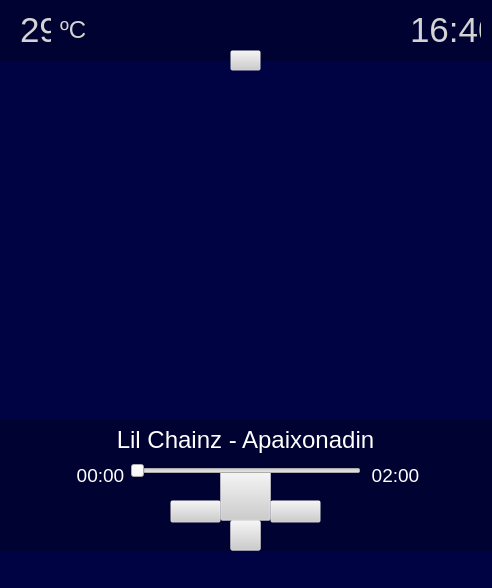
<?xml version="1.0" encoding="UTF-8"?>
<ui version="4.0">
 <class>MainWindow</class>
 <widget class="QMainWindow" name="MainWindow">
  <property name="geometry">
   <rect>
    <x>0</x>
    <y>0</y>
    <width>492</width>
    <height>588</height>
   </rect>
  </property>
  <property name="minimumSize">
   <size>
    <width>492</width>
    <height>588</height>
   </size>
  </property>
  <property name="maximumSize">
   <size>
    <width>492</width>
    <height>588</height>
   </size>
  </property>
  <property name="windowTitle">
   <string>MainWindow</string>
  </property>
  <property name="styleSheet">
   <string notr="true"/>
  </property>
  <widget class="QWidget" name="centralwidget">
   <widget class="QLabel" name="fundo">
    <property name="geometry">
     <rect>
      <x>-10</x>
      <y>0</y>
      <width>510</width>
      <height>621</height>
     </rect>
    </property>
    <property name="maximumSize">
     <size>
      <width>510</width>
      <height>670</height>
     </size>
    </property>
    <property name="styleSheet">
     <string notr="true">background-color: rgb(0, 3, 67);
image: url(:/img/capa_00000.png);</string>
    </property>
    <property name="text">
     <string/>
    </property>
   </widget>
   <widget class="QLabel" name="MusicPlayer">
    <property name="geometry">
     <rect>
      <x>80</x>
      <y>-80</y>
      <width>321</width>
      <height>221</height>
     </rect>
    </property>
    <property name="styleSheet">
     <string notr="true">image: url(:/img/MusicPlayer_00000.png);</string>
    </property>
    <property name="text">
     <string/>
    </property>
   </widget>
   <widget class="QLabel" name="Fundodebaixo">
    <property name="geometry">
     <rect>
      <x>-80</x>
      <y>420</y>
      <width>831</width>
      <height>131</height>
     </rect>
    </property>
    <property name="styleSheet">
     <string notr="true">background-color: rgba(0, 1, 30, 120);</string>
    </property>
    <property name="text">
     <string/>
    </property>
   </widget>
   <widget class="QLabel" name="temperatura">
    <property name="geometry">
     <rect>
      <x>20</x>
      <y>10</y>
      <width>31</width>
      <height>41</height>
     </rect>
    </property>
    <property name="styleSheet">
     <string notr="true">font: 20px &quot;Satisfy&quot;;
color: rgb(212, 212, 212);</string>
    </property>
    <property name="text">
     <string>&lt;html&gt;&lt;head/&gt;&lt;body&gt;&lt;p&gt;&lt;span style=&quot; font-size:26pt;&quot;&gt;29&lt;/span&gt;&lt;/p&gt;&lt;/body&gt;&lt;/html&gt;</string>
    </property>
   </widget>
   <widget class="QLabel" name="celsius">
    <property name="geometry">
     <rect>
      <x>60</x>
      <y>10</y>
      <width>31</width>
      <height>41</height>
     </rect>
    </property>
    <property name="styleSheet">
     <string notr="true">font: 20px &quot;Satisfy&quot;;
color: rgb(212, 212, 212);</string>
    </property>
    <property name="text">
     <string>&lt;html&gt;&lt;head/&gt;&lt;body&gt;&lt;p&gt;&lt;span style=&quot; font-size:18pt;&quot;&gt;ºC&lt;/span&gt;&lt;/p&gt;&lt;/body&gt;&lt;/html&gt;</string>
    </property>
   </widget>
   <widget class="QLabel" name="horario">
    <property name="geometry">
     <rect>
      <x>410</x>
      <y>10</y>
      <width>71</width>
      <height>41</height>
     </rect>
    </property>
    <property name="styleSheet">
     <string notr="true">font: 20px &quot;Satisfy&quot;;
color: rgb(212, 212, 212);</string>
    </property>
    <property name="text">
     <string>&lt;html&gt;&lt;head/&gt;&lt;body&gt;&lt;p&gt;&lt;span style=&quot; font-size:26pt;&quot;&gt;16:40&lt;/span&gt;&lt;/p&gt;&lt;/body&gt;&lt;/html&gt;</string>
    </property>
   </widget>
   <widget class="QLabel" name="image_central">
    <property name="geometry">
     <rect>
      <x>70</x>
      <y>130</y>
      <width>371</width>
      <height>311</height>
     </rect>
    </property>
    <property name="styleSheet">
     <string notr="true">image: url(:/img/music_00000.png);</string>
    </property>
    <property name="text">
     <string/>
    </property>
   </widget>
   <widget class="QLabel" name="music_name">
    <property name="geometry">
     <rect>
      <x>0</x>
      <y>420</y>
      <width>491</width>
      <height>41</height>
     </rect>
    </property>
    <property name="layoutDirection">
     <enum>Qt::LeftToRight</enum>
    </property>
    <property name="styleSheet">
     <string notr="true">font: 20px &quot;Satisfy&quot;;
selection-color: rgb(0, 0, 0);
color: rgb(255, 255, 255);</string>
    </property>
    <property name="text">
     <string>&lt;html&gt;&lt;head/&gt;&lt;body&gt;&lt;p align=&quot;center&quot;&gt;&lt;span style=&quot; font-size:18pt;&quot;&gt;Lil Chainz - Apaixonadin&lt;/span&gt;&lt;/p&gt;&lt;/body&gt;&lt;/html&gt;</string>
    </property>
   </widget>
   <widget class="QLabel" name="FundoTop">
    <property name="geometry">
     <rect>
      <x>-90</x>
      <y>0</y>
      <width>831</width>
      <height>61</height>
     </rect>
    </property>
    <property name="styleSheet">
     <string notr="true">background-color: rgba(0, 1, 30, 120);</string>
    </property>
    <property name="text">
     <string/>
    </property>
   </widget>
   <widget class="QSlider" name="barratempo">
    <property name="geometry">
     <rect>
      <x>130</x>
      <y>460</y>
      <width>231</width>
      <height>22</height>
     </rect>
    </property>
    <property name="orientation">
     <enum>Qt::Horizontal</enum>
    </property>
   </widget>
   <widget class="QLabel" name="music_inicial">
    <property name="geometry">
     <rect>
      <x>70</x>
      <y>460</y>
      <width>61</width>
      <height>31</height>
     </rect>
    </property>
    <property name="layoutDirection">
     <enum>Qt::LeftToRight</enum>
    </property>
    <property name="styleSheet">
     <string notr="true">font: 20px &quot;Satisfy&quot;;
selection-color: rgb(0, 0, 0);
color: rgb(255, 255, 255);</string>
    </property>
    <property name="text">
     <string>&lt;html&gt;&lt;head/&gt;&lt;body&gt;&lt;p align=&quot;center&quot;&gt;&lt;span style=&quot; font-size:14pt;&quot;&gt;00:00&lt;/span&gt;&lt;/p&gt;&lt;/body&gt;&lt;/html&gt;</string>
    </property>
   </widget>
   <widget class="QLabel" name="music_final">
    <property name="geometry">
     <rect>
      <x>360</x>
      <y>460</y>
      <width>71</width>
      <height>31</height>
     </rect>
    </property>
    <property name="layoutDirection">
     <enum>Qt::LeftToRight</enum>
    </property>
    <property name="styleSheet">
     <string notr="true">font: 20px &quot;Satisfy&quot;;
selection-color: rgb(0, 0, 0);
color: rgb(255, 255, 255);</string>
    </property>
    <property name="text">
     <string>&lt;html&gt;&lt;head/&gt;&lt;body&gt;&lt;p align=&quot;center&quot;&gt;&lt;span style=&quot; font-size:14pt;&quot;&gt;02:00&lt;/span&gt;&lt;/p&gt;&lt;/body&gt;&lt;/html&gt;</string>
    </property>
   </widget>
   <widget class="QPushButton" name="pause">
    <property name="geometry">
     <rect>
      <x>220</x>
      <y>470</y>
      <width>51</width>
      <height>51</height>
     </rect>
    </property>
    <property name="styleSheet">
     <string notr="true">QPushButton {
	image: url(:/img/pause_00000.png);
	background-color: rgba(205, 205, 205, 0);
	boder-radius: 5px;
}
QPushButton:hover{
	image: url(:/img/pauseHIGH_00000.png);
}
QPushButton:pressed{
	image: url(:/img/pause_00000.png);
}</string>
    </property>
    <property name="text">
     <string/>
    </property>
   </widget>
   <widget class="QPushButton" name="avancar">
    <property name="geometry">
     <rect>
      <x>270</x>
      <y>500</y>
      <width>51</width>
      <height>23</height>
     </rect>
    </property>
    <property name="styleSheet">
     <string notr="true">QPushButton {
	image: url(:/img/right_00000.png);
	background-color: rgba(205, 205, 205, 0);
	boder-radius: 5px;
}
QPushButton:hover{
	image: url(:/img/rightHIGH_00000.png);
}
QPushButton:pressed{
	image: url(:/img/right_00000.png);
}</string>
    </property>
    <property name="text">
     <string/>
    </property>
   </widget>
   <widget class="QPushButton" name="retroceder">
    <property name="geometry">
     <rect>
      <x>170</x>
      <y>500</y>
      <width>51</width>
      <height>23</height>
     </rect>
    </property>
    <property name="styleSheet">
     <string notr="true">QPushButton {
	image: url(:/img/left_00000.png);
	background-color: rgba(205, 205, 205, 0);
	boder-radius: 5px;
}
QPushButton:hover{
	image: url(:/img/leftHIGH_00000.png);
}
QPushButton:pressed{
	image: url(:/img/left_00000.png);
}</string>
    </property>
    <property name="text">
     <string/>
    </property>
   </widget>
   <widget class="QPushButton" name="play">
    <property name="geometry">
     <rect>
      <x>220</x>
      <y>470</y>
      <width>51</width>
      <height>51</height>
     </rect>
    </property>
    <property name="styleSheet">
     <string notr="true">QPushButton {
	image: url(:/img/play_00000.png);
	background-color: rgba(205, 205, 205, 0);
	boder-radius: 5px;
}
QPushButton:hover{
	image: url(:/img/playHIGH_00000.png);
}
QPushButton:pressed{
	image: url(:/img/play_00000.png);
}</string>
    </property>
    <property name="text">
     <string/>
    </property>
   </widget>
   <widget class="QPushButton" name="pushButton">
    <property name="geometry">
     <rect>
      <x>230</x>
      <y>50</y>
      <width>31</width>
      <height>21</height>
     </rect>
    </property>
    <property name="styleSheet">
     <string notr="true">QPushButton {
	image: url(:/img/settings_00000.png);
	background-color: rgba(205, 205, 205, 0);
	boder-radius: 5px;
}
QPushButton:hover{
	image: url(:/img/settingsHIGH_00000.png);
}
QPushButton:pressed{
	image: url(:/img/settings_00000.png);
}</string>
    </property>
    <property name="text">
     <string/>
    </property>
   </widget>
   <widget class="QPushButton" name="retroceder_2">
    <property name="geometry">
     <rect>
      <x>230</x>
      <y>520</y>
      <width>31</width>
      <height>31</height>
     </rect>
    </property>
    <property name="styleSheet">
     <string notr="true">QPushButton {
	image: url(:/img/randomoff_00000.png);
	background-color: rgba(205, 205, 205, 0);
	boder-radius: 5px;
}
QPushButton:hover{
	
	image: url(:/img/randomON_00000.png);
}
QPushButton:pressed{
	image: url(:/img/randomoff_00000.png);
}
</string>
    </property>
    <property name="text">
     <string/>
    </property>
   </widget>
   <widget class="QPushButton" name="retroceder_3">
    <property name="geometry">
     <rect>
      <x>230</x>
      <y>520</y>
      <width>31</width>
      <height>31</height>
     </rect>
    </property>
    <property name="styleSheet">
     <string notr="true">QPushButton {
	image: url(:/img/normal_00000.png);
	background-color: rgba(205, 205, 205, 0);
	boder-radius: 5px;
}
QPushButton:hover{
	image: url(:/img/normalHIGH_00000.png);
}
QPushButton:pressed{
	image: url(:/img/normal_00000.png);
}
</string>
    </property>
    <property name="text">
     <string/>
    </property>
   </widget>
   <zorder>fundo</zorder>
   <zorder>image_central</zorder>
   <zorder>Fundodebaixo</zorder>
   <zorder>music_name</zorder>
   <zorder>music_inicial</zorder>
   <zorder>music_final</zorder>
   <zorder>pause</zorder>
   <zorder>avancar</zorder>
   <zorder>retroceder</zorder>
   <zorder>play</zorder>
   <zorder>barratempo</zorder>
   <zorder>FundoTop</zorder>
   <zorder>MusicPlayer</zorder>
   <zorder>celsius</zorder>
   <zorder>temperatura</zorder>
   <zorder>horario</zorder>
   <zorder>pushButton</zorder>
   <zorder>retroceder_2</zorder>
   <zorder>retroceder_3</zorder>
  </widget>
 </widget>
 <resources>
  <include location="../img/img.qrc"/>
 </resources>
 <connections/>
</ui>
